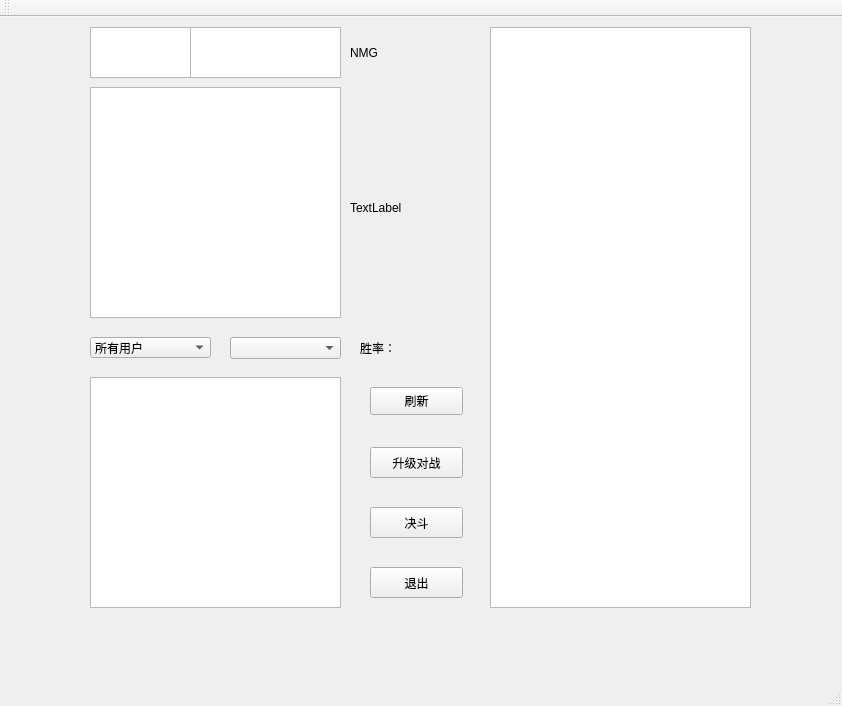
<?xml version="1.0" encoding="UTF-8"?>
<ui version="4.0">
 <class>TcpClient</class>
 <widget class="QMainWindow" name="TcpClient">
  <property name="geometry">
   <rect>
    <x>0</x>
    <y>0</y>
    <width>842</width>
    <height>706</height>
   </rect>
  </property>
  <property name="windowTitle">
   <string>TcpClient</string>
  </property>
  <widget class="QWidget" name="centralWidget">
   <widget class="QStackedWidget" name="stackedWidget">
    <property name="geometry">
     <rect>
      <x>50</x>
      <y>10</y>
      <width>751</width>
      <height>621</height>
     </rect>
    </property>
    <property name="styleSheet">
     <string notr="true"/>
    </property>
    <property name="currentIndex">
     <number>1</number>
    </property>
    <widget class="QWidget" name="page">
     <widget class="QGroupBox" name="groupBox">
      <property name="geometry">
       <rect>
        <x>210</x>
        <y>210</y>
        <width>311</width>
        <height>231</height>
       </rect>
      </property>
      <property name="styleSheet">
       <string notr="true"/>
      </property>
      <property name="title">
       <string>NMG</string>
      </property>
      <widget class="QWidget" name="layoutWidget">
       <property name="geometry">
        <rect>
         <x>80</x>
         <y>90</y>
         <width>201</width>
         <height>51</height>
        </rect>
       </property>
       <layout class="QHBoxLayout" name="horizontalLayout_2">
        <item>
         <widget class="QLabel" name="label_2">
          <property name="text">
           <string>密  码：</string>
          </property>
         </widget>
        </item>
        <item>
         <widget class="QLineEdit" name="passwardLineEdit"/>
        </item>
       </layout>
      </widget>
      <widget class="QPushButton" name="signBtn">
       <property name="geometry">
        <rect>
         <x>80</x>
         <y>160</y>
         <width>81</width>
         <height>31</height>
        </rect>
       </property>
       <property name="text">
        <string>注册</string>
       </property>
      </widget>
      <widget class="QPushButton" name="sendBtn">
       <property name="geometry">
        <rect>
         <x>200</x>
         <y>160</y>
         <width>81</width>
         <height>31</height>
        </rect>
       </property>
       <property name="text">
        <string>登录</string>
       </property>
      </widget>
      <widget class="QWidget" name="layoutWidget">
       <property name="geometry">
        <rect>
         <x>80</x>
         <y>10</y>
         <width>201</width>
         <height>61</height>
        </rect>
       </property>
       <layout class="QHBoxLayout" name="horizontalLayout">
        <item>
         <widget class="QLabel" name="label">
          <property name="text">
           <string>用户名：</string>
          </property>
         </widget>
        </item>
        <item>
         <widget class="QLineEdit" name="userLineEdit"/>
        </item>
       </layout>
      </widget>
     </widget>
     <widget class="QLabel" name="label_pic_left">
      <property name="geometry">
       <rect>
        <x>40</x>
        <y>210</y>
        <width>141</width>
        <height>231</height>
       </rect>
      </property>
      <property name="styleSheet">
       <string notr="true"/>
      </property>
      <property name="text">
       <string>TextLabel</string>
      </property>
     </widget>
     <widget class="QLabel" name="label_pic_right">
      <property name="geometry">
       <rect>
        <x>550</x>
        <y>210</y>
        <width>151</width>
        <height>241</height>
       </rect>
      </property>
      <property name="text">
       <string>TextLabel</string>
      </property>
     </widget>
     <widget class="QLabel" name="label_8">
      <property name="geometry">
       <rect>
        <x>270</x>
        <y>50</y>
        <width>221</width>
        <height>101</height>
       </rect>
      </property>
      <property name="styleSheet">
       <string notr="true">font: 57 40pt &quot;Brush Script Std&quot;;</string>
      </property>
      <property name="text">
       <string>NMG</string>
      </property>
     </widget>
    </widget>
    <widget class="QWidget" name="page_2">
     <widget class="QLabel" name="label_pic_2">
      <property name="geometry">
       <rect>
        <x>300</x>
        <y>60</y>
        <width>131</width>
        <height>241</height>
       </rect>
      </property>
      <property name="text">
       <string>TextLabel</string>
      </property>
     </widget>
     <widget class="QTableWidget" name="table_detail">
      <property name="geometry">
       <rect>
        <x>440</x>
        <y>0</y>
        <width>261</width>
        <height>581</height>
       </rect>
      </property>
     </widget>
     <widget class="QTableWidget" name="table_list">
      <property name="geometry">
       <rect>
        <x>40</x>
        <y>60</y>
        <width>251</width>
        <height>231</height>
       </rect>
      </property>
     </widget>
     <widget class="QPushButton" name="leval_fight">
      <property name="geometry">
       <rect>
        <x>320</x>
        <y>420</y>
        <width>93</width>
        <height>31</height>
       </rect>
      </property>
      <property name="text">
       <string>升级对战</string>
      </property>
     </widget>
     <widget class="QPushButton" name="PVP_fight">
      <property name="geometry">
       <rect>
        <x>320</x>
        <y>480</y>
        <width>93</width>
        <height>31</height>
       </rect>
      </property>
      <property name="text">
       <string>决斗</string>
      </property>
     </widget>
     <widget class="QTextBrowser" name="textBrowser">
      <property name="geometry">
       <rect>
        <x>40</x>
        <y>0</y>
        <width>101</width>
        <height>51</height>
       </rect>
      </property>
      <property name="styleSheet">
       <string notr="true"/>
      </property>
      <property name="html">
       <string>&lt;!DOCTYPE HTML PUBLIC &quot;-//W3C//DTD HTML 4.0//EN&quot; &quot;http://www.w3.org/TR/REC-html40/strict.dtd&quot;&gt;
&lt;html&gt;&lt;head&gt;&lt;meta name=&quot;qrichtext&quot; content=&quot;1&quot; /&gt;&lt;style type=&quot;text/css&quot;&gt;
p, li { white-space: pre-wrap; }
&lt;/style&gt;&lt;/head&gt;&lt;body style=&quot; font-family:'SimSun'; font-size:9pt; font-weight:400; font-style:normal;&quot;&gt;
&lt;p style=&quot;-qt-paragraph-type:empty; margin-top:0px; margin-bottom:0px; margin-left:0px; margin-right:0px; -qt-block-indent:0; text-indent:0px; font-family:'Britannic Bold'; font-size:10pt;&quot;&gt;&lt;br /&gt;&lt;/p&gt;&lt;/body&gt;&lt;/html&gt;</string>
      </property>
     </widget>
     <widget class="QComboBox" name="comboBox">
      <property name="geometry">
       <rect>
        <x>40</x>
        <y>310</y>
        <width>121</width>
        <height>21</height>
       </rect>
      </property>
      <property name="editable">
       <bool>false</bool>
      </property>
      <property name="frame">
       <bool>true</bool>
      </property>
      <item>
       <property name="text">
        <string>所有用户</string>
       </property>
      </item>
      <item>
       <property name="text">
        <string>在线用户</string>
       </property>
      </item>
     </widget>
     <widget class="QLabel" name="label_3">
      <property name="geometry">
       <rect>
        <x>300</x>
        <y>-10</y>
        <width>161</width>
        <height>71</height>
       </rect>
      </property>
      <property name="styleSheet">
       <string notr="true">font: 57 26pt &quot;Brush Script Std&quot;;</string>
      </property>
      <property name="text">
       <string>NMG</string>
      </property>
     </widget>
     <widget class="QPushButton" name="back">
      <property name="geometry">
       <rect>
        <x>320</x>
        <y>540</y>
        <width>93</width>
        <height>31</height>
       </rect>
      </property>
      <property name="text">
       <string>退出</string>
      </property>
     </widget>
     <widget class="QTableWidget" name="table_list_user">
      <property name="geometry">
       <rect>
        <x>40</x>
        <y>350</y>
        <width>251</width>
        <height>231</height>
       </rect>
      </property>
     </widget>
     <widget class="QComboBox" name="comboBox_2">
      <property name="geometry">
       <rect>
        <x>180</x>
        <y>310</y>
        <width>111</width>
        <height>22</height>
       </rect>
      </property>
     </widget>
     <widget class="QPushButton" name="refresh_button">
      <property name="geometry">
       <rect>
        <x>320</x>
        <y>360</y>
        <width>93</width>
        <height>28</height>
       </rect>
      </property>
      <property name="text">
       <string>刷新</string>
      </property>
     </widget>
     <widget class="QLabel" name="label_win_rat">
      <property name="geometry">
       <rect>
        <x>310</x>
        <y>310</y>
        <width>101</width>
        <height>21</height>
       </rect>
      </property>
      <property name="text">
       <string>胜率：</string>
      </property>
     </widget>
     <widget class="QTextBrowser" name="textBrowser_2">
      <property name="geometry">
       <rect>
        <x>140</x>
        <y>0</y>
        <width>151</width>
        <height>51</height>
       </rect>
      </property>
     </widget>
    </widget>
    <widget class="QWidget" name="page_3">
     <widget class="QTableWidget" name="table_list_ser">
      <property name="geometry">
       <rect>
        <x>30</x>
        <y>20</y>
        <width>251</width>
        <height>421</height>
       </rect>
      </property>
     </widget>
     <widget class="QTableWidget" name="table_detail_ser">
      <property name="geometry">
       <rect>
        <x>460</x>
        <y>20</y>
        <width>281</width>
        <height>521</height>
       </rect>
      </property>
     </widget>
     <widget class="QLabel" name="label_pic_ser">
      <property name="geometry">
       <rect>
        <x>310</x>
        <y>120</y>
        <width>131</width>
        <height>231</height>
       </rect>
      </property>
      <property name="text">
       <string>TextLabel</string>
      </property>
     </widget>
     <widget class="QPushButton" name="push_begin_fight">
      <property name="geometry">
       <rect>
        <x>120</x>
        <y>480</y>
        <width>71</width>
        <height>41</height>
       </rect>
      </property>
      <property name="text">
       <string>开始决斗</string>
      </property>
     </widget>
     <widget class="QLabel" name="label_5">
      <property name="geometry">
       <rect>
        <x>310</x>
        <y>10</y>
        <width>161</width>
        <height>71</height>
       </rect>
      </property>
      <property name="styleSheet">
       <string notr="true">font: 57 26pt &quot;Brush Script Std&quot;;</string>
      </property>
      <property name="text">
       <string>NMG</string>
      </property>
     </widget>
     <widget class="QPushButton" name="back_ser">
      <property name="geometry">
       <rect>
        <x>30</x>
        <y>480</y>
        <width>71</width>
        <height>41</height>
       </rect>
      </property>
      <property name="text">
       <string>返回</string>
      </property>
     </widget>
     <widget class="QPushButton" name="pushButton_re">
      <property name="geometry">
       <rect>
        <x>210</x>
        <y>480</y>
        <width>71</width>
        <height>41</height>
       </rect>
      </property>
      <property name="text">
       <string>刷新</string>
      </property>
     </widget>
    </widget>
    <widget class="QWidget" name="page_4">
     <widget class="QLabel" name="label_pic_song">
      <property name="geometry">
       <rect>
        <x>170</x>
        <y>240</y>
        <width>141</width>
        <height>231</height>
       </rect>
      </property>
      <property name="text">
       <string>TextLabel</string>
      </property>
     </widget>
     <widget class="QTableWidget" name="table_list_song">
      <property name="enabled">
       <bool>true</bool>
      </property>
      <property name="geometry">
       <rect>
        <x>360</x>
        <y>240</y>
        <width>241</width>
        <height>181</height>
       </rect>
      </property>
     </widget>
     <widget class="QLabel" name="label_6">
      <property name="geometry">
       <rect>
        <x>320</x>
        <y>10</y>
        <width>161</width>
        <height>71</height>
       </rect>
      </property>
      <property name="styleSheet">
       <string notr="true">font: 57 26pt &quot;Brush Script Std&quot;;</string>
      </property>
      <property name="text">
       <string>NMG</string>
      </property>
     </widget>
     <widget class="QTextBrowser" name="textBrowser_seg">
      <property name="enabled">
       <bool>false</bool>
      </property>
      <property name="geometry">
       <rect>
        <x>160</x>
        <y>90</y>
        <width>451</width>
        <height>111</height>
       </rect>
      </property>
      <property name="html">
       <string>&lt;!DOCTYPE HTML PUBLIC &quot;-//W3C//DTD HTML 4.0//EN&quot; &quot;http://www.w3.org/TR/REC-html40/strict.dtd&quot;&gt;
&lt;html&gt;&lt;head&gt;&lt;meta name=&quot;qrichtext&quot; content=&quot;1&quot; /&gt;&lt;style type=&quot;text/css&quot;&gt;
p, li { white-space: pre-wrap; }
&lt;/style&gt;&lt;/head&gt;&lt;body style=&quot; font-family:'SimSun'; font-size:9pt; font-weight:400; font-style:normal;&quot;&gt;
&lt;p style=&quot; margin-top:0px; margin-bottom:0px; margin-left:0px; margin-right:0px; -qt-block-indent:0; text-indent:0px;&quot;&gt;&lt;span style=&quot; font-size:10pt; font-weight:600;&quot;&gt;尊敬的用户：&lt;/span&gt;&lt;/p&gt;
&lt;p style=&quot; margin-top:0px; margin-bottom:0px; margin-left:0px; margin-right:0px; -qt-block-indent:0; text-indent:0px;&quot;&gt;&lt;span style=&quot; font-size:10pt; font-weight:600;&quot;&gt;    非常遗憾！由于您输了决斗赛，请您选择一个精灵送出。但是请不要灰心，您可以通过升级赛不断磨砺您的精灵提升战力，欢迎再战！&lt;/span&gt;&lt;/p&gt;&lt;/body&gt;&lt;/html&gt;</string>
      </property>
     </widget>
     <widget class="QPushButton" name="confirm">
      <property name="geometry">
       <rect>
        <x>360</x>
        <y>450</y>
        <width>241</width>
        <height>41</height>
       </rect>
      </property>
      <property name="text">
       <string>确认送出</string>
      </property>
     </widget>
    </widget>
   </widget>
  </widget>
  <widget class="QMenuBar" name="menuBar">
   <property name="geometry">
    <rect>
     <x>0</x>
     <y>0</y>
     <width>842</width>
     <height>26</height>
    </rect>
   </property>
  </widget>
  <widget class="QToolBar" name="mainToolBar">
   <attribute name="toolBarArea">
    <enum>TopToolBarArea</enum>
   </attribute>
   <attribute name="toolBarBreak">
    <bool>false</bool>
   </attribute>
  </widget>
  <widget class="QStatusBar" name="statusBar"/>
 </widget>
 <layoutdefault spacing="6" margin="11"/>
 <tabstops>
  <tabstop>userLineEdit</tabstop>
  <tabstop>passwardLineEdit</tabstop>
  <tabstop>signBtn</tabstop>
  <tabstop>sendBtn</tabstop>
 </tabstops>
 <resources/>
 <connections/>
</ui>
